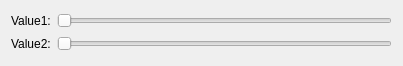
<?xml version="1.0" encoding="UTF-8"?>
<ui version="4.0">
 <class>SliderForm</class>
 <widget class="QWidget" name="SliderForm">
  <property name="geometry">
   <rect>
    <x>0</x>
    <y>0</y>
    <width>403</width>
    <height>66</height>
   </rect>
  </property>
  <property name="windowTitle">
   <string>Form</string>
  </property>
  <layout class="QVBoxLayout" name="verticalLayout">
   <item>
    <layout class="QHBoxLayout" name="horizontalLayout">
     <item>
      <widget class="QLabel" name="label">
       <property name="text">
        <string>Value1:</string>
       </property>
      </widget>
     </item>
     <item>
      <widget class="QSlider" name="horizontalSliderValue1">
       <property name="orientation">
        <enum>Qt::Horizontal</enum>
       </property>
      </widget>
     </item>
    </layout>
   </item>
   <item>
    <layout class="QHBoxLayout" name="horizontalLayout_2">
     <item>
      <widget class="QLabel" name="label_2">
       <property name="text">
        <string>Value2:</string>
       </property>
      </widget>
     </item>
     <item>
      <widget class="QSlider" name="horizontalSliderValue2">
       <property name="orientation">
        <enum>Qt::Horizontal</enum>
       </property>
      </widget>
     </item>
    </layout>
   </item>
  </layout>
 </widget>
 <resources/>
 <connections/>
</ui>
